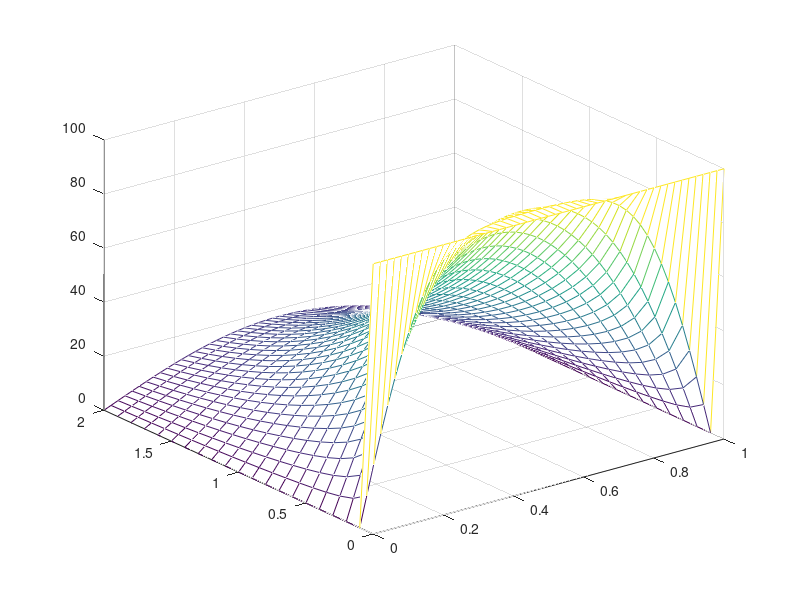

Here is the MATLAB script that generated this plot:

U=zeros(21,51);
for i=1:11
x=0:0.02:1.00;
t=0:0.1:2.00;

[X,T]=meshgrid(x,t);

for s=1:51
U(1,s)=100+s-s;
for q1=1:20
q=q1+1;
X1=0.02.*(s-1);
T1=0.1.*(q-1);
U(q,s)=U(q,s)+100.*(2/(i*pi)).*(1-cos(i*pi)).*sin(i.*pi.*X1).*exp(-i*i*T1);
end
end
end
mesh(x,t,U)

